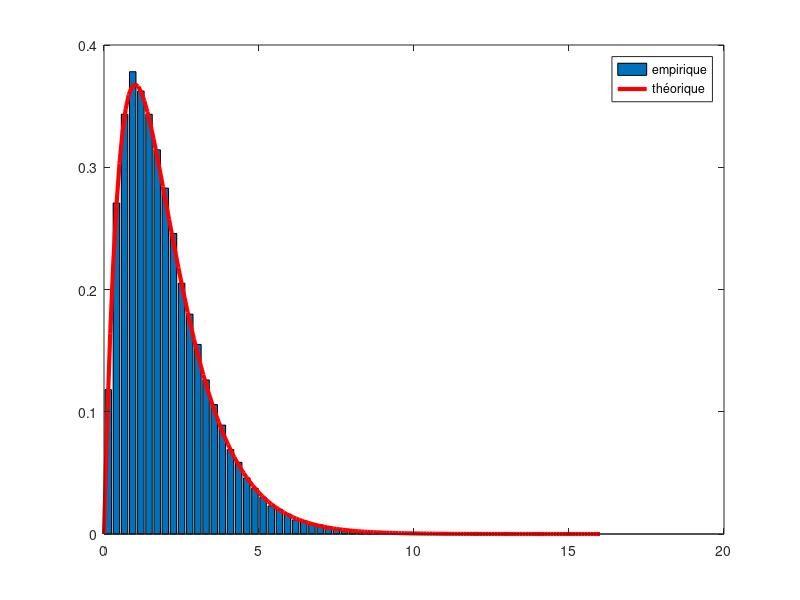

MATLAB code to generate this figure:
close all;
clear variables;


N=50000;
X=-log(1-rand(1,N)); 
Y=(-log(1-rand(1,N)))/2; 

U=X+2*Y;

n=50;% nbr classes

[h,xout]=hist(U,n);

bar(xout,h/(N*((xout(end)-xout(1))/n)));


% esperance
E_emp=mean(U)

% ecart type
V_emp=(std(U))^2

% loi théorique
x=0:0.1:16;
f=x.*exp(-x);
E=2;
V=2;
hold on;
plot(x,f,'r', 'linewidth', 3)
legend('empirique','théorique');